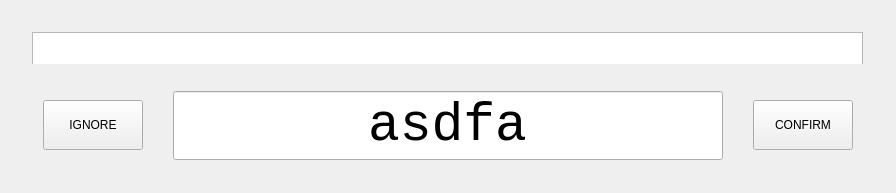
               <widget class="QWidget" name="page_previewImage">
                <layout class="QVBoxLayout" name="verticalLayout_16">
                 <property name="spacing">
                  <number>0</number>
                 </property>
                 <item>
                  <layout class="QVBoxLayout" name="verticalLayout_15" stretch="0,0">
                   <property name="spacing">
                    <number>8</number>
                   </property>
                   <property name="leftMargin">
                    <number>12</number>
                   </property>
                   <property name="topMargin">
                    <number>12</number>
                   </property>
                   <property name="rightMargin">
                    <number>12</number>
                   </property>
                   <property name="bottomMargin">
                    <number>12</number>
                   </property>
                   <item>
                    <widget class="QWidget" name="previewStage" native="true">
                     <property name="sizePolicy">
                      <sizepolicy hsizetype="Expanding" vsizetype="Expanding">
                       <horstretch>0</horstretch>
                       <verstretch>0</verstretch>
                      </sizepolicy>
                     </property>
                     <property name="minimumSize">
                      <size>
                       <width>0</width>
                       <height>50</height>
                      </size>
                     </property>
                     <layout class="QVBoxLayout" name="verticalLayout_34">
                      <item>
                       <widget class="QWidget" name="previewCanvas" native="true">
                        <widget class="QLabel" name="label_originalFolderName">
                         <property name="geometry">
                          <rect>
                           <x>0</x>
                           <y>230</y>
                           <width>95</width>
                           <height>31</height>
                          </rect>
                         </property>
                         <property name="text">
                          <string>TextLabel</string>
                         </property>
                        </widget>
                        <widget class="QWidget" name="imageContainer" native="true">
                         <property name="geometry">
                          <rect>
                           <x>0</x>
                           <y>0</y>
                           <width>831</width>
                           <height>491</height>
                          </rect>
                         </property>
                         <layout class="QVBoxLayout" name="verticalLayout_30">
                          <property name="spacing">
                           <number>0</number>
                          </property>
                          <property name="leftMargin">
                           <number>0</number>
                          </property>
                          <property name="topMargin">
                           <number>0</number>
                          </property>
                          <property name="rightMargin">
                           <number>0</number>
                          </property>
                          <property name="bottomMargin">
                           <number>0</number>
                          </property>
                          <item>
                           <layout class="QVBoxLayout" name="verticalLayout_31">
                            <property name="topMargin">
                             <number>0</number>
                            </property>
                            <item>
                             <widget class="QGraphicsView" name="imageView"/>
                            </item>
                           </layout>
                          </item>
                         </layout>
                        </widget>
                       </widget>
                      </item>
                     </layout>
                    </widget>
                   </item>
                   <item>
                    <widget class="QWidget" name="row_textEdit" native="true">
                     <property name="minimumSize">
                      <size>
                       <width>0</width>
                       <height>0</height>
                      </size>
                     </property>
                     <layout class="QHBoxLayout" name="horizontalLayout_12">
                      <property name="spacing">
                       <number>0</number>
                      </property>
                      <property name="leftMargin">
                       <number>0</number>
                      </property>
                      <property name="topMargin">
                       <number>0</number>
                      </property>
                      <property name="rightMargin">
                       <number>0</number>
                      </property>
                      <property name="bottomMargin">
                       <number>0</number>
                      </property>
                      <item>
                       <layout class="QHBoxLayout" name="horizontalLayout_10">
                        <property name="spacing">
                         <number>30</number>
                        </property>
                        <property name="leftMargin">
                         <number>20</number>
                        </property>
                        <property name="topMargin">
                         <number>10</number>
                        </property>
                        <property name="rightMargin">
                         <number>20</number>
                        </property>
                        <property name="bottomMargin">
                         <number>10</number>
                        </property>
                        <item>
                         <widget class="QPushButton" name="btn_ignore">
                          <property name="minimumSize">
                           <size>
                            <width>100</width>
                            <height>50</height>
                           </size>
                          </property>
                          <property name="maximumSize">
                           <size>
                            <width>16777215</width>
                            <height>16777215</height>
                           </size>
                          </property>
                          <property name="text">
                           <string>IGNORE</string>
                          </property>
                         </widget>
                        </item>
                        <item>
                         <widget class="QLineEdit" name="lineEdit_textInput">
                          <property name="font">
                           <font>
                            <family>Consolas</family>
                            <pointsize>40</pointsize>
                            <weight>50</weight>
                            <italic>false</italic>
                            <bold>false</bold>
                           </font>
                          </property>
                          <property name="text">
                           <string>asdfa</string>
                          </property>
                          <property name="alignment">
                           <set>Qt::AlignCenter</set>
                          </property>
                         </widget>
                        </item>
                        <item>
                         <widget class="QPushButton" name="btn_confirm">
                          <property name="minimumSize">
                           <size>
                            <width>100</width>
                            <height>50</height>
                           </size>
                          </property>
                          <property name="maximumSize">
                           <size>
                            <width>16777215</width>
                            <height>16777215</height>
                           </size>
                          </property>
                          <property name="text">
                           <string>CONFIRM</string>
                          </property>
                         </widget>
                        </item>
                       </layout>
                      </item>
                     </layout>
                    </widget>
                   </item>
                  </layout>
                 </item>
                </layout>
               </widget>
